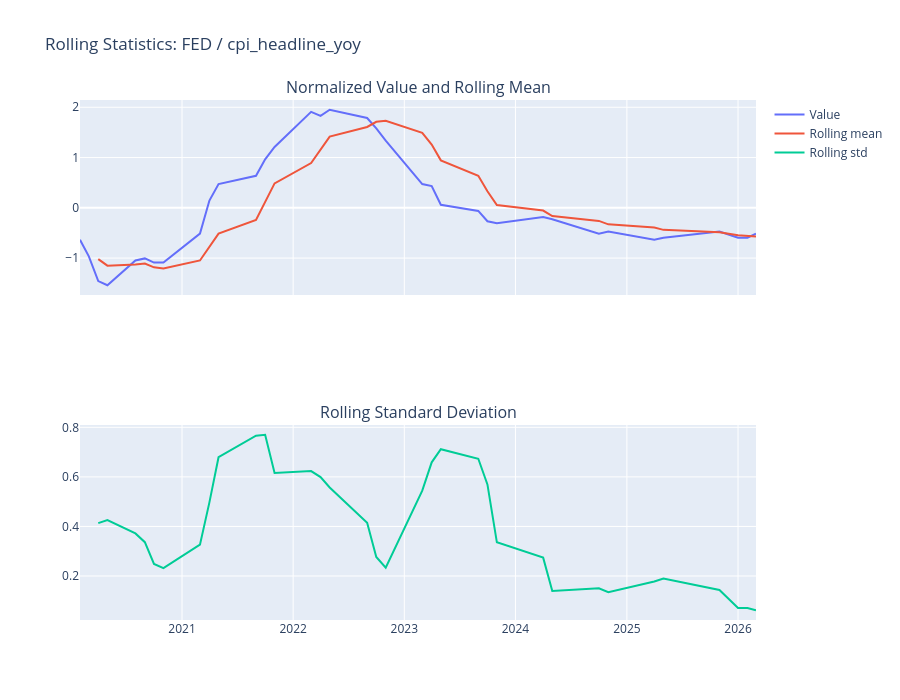

Notebook code for this chart:
### Code cell
def rolling_view(frame: pd.DataFrame, central_bank: str, indicator_key: str, window: int = 6) -> pd.DataFrame:
    series = (
        frame[(frame["central_bank_code"] == central_bank) & (frame["indicator_key"] == indicator_key)]
        .sort_values("date")
        .copy()
    )
    series["rolling_mean"] = series["value_normalized"].rolling(window, min_periods=max(3, window // 2)).mean()
    series["rolling_std"] = series["value_normalized"].rolling(window, min_periods=max(3, window // 2)).std()
    return series

# Change these to inspect another central bank/indicator.
example_bank = "FED"
example_indicator = "cpi_headline_yoy" if "cpi_headline_yoy" in df[df.central_bank_code == "FED"].indicator_key.unique() else df[df.central_bank_code == "FED"].indicator_key.iloc[0]
rv = rolling_view(df, example_bank, example_indicator)

fig = make_subplots(rows=2, cols=1, shared_xaxes=True, subplot_titles=("Normalized Value and Rolling Mean", "Rolling Standard Deviation"))
fig.add_trace(go.Scatter(x=rv["date"], y=rv["value_normalized"], name="Value"), row=1, col=1)
fig.add_trace(go.Scatter(x=rv["date"], y=rv["rolling_mean"], name="Rolling mean"), row=1, col=1)
fig.add_trace(go.Scatter(x=rv["date"], y=rv["rolling_std"], name="Rolling std"), row=2, col=1)
fig.update_layout(height=700, title=f"Rolling Statistics: {example_bank} / {example_indicator}")
fig.show()
